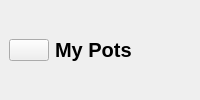
           <widget class="QWidget" name="headerFrame" native="true">
            <layout class="QHBoxLayout" name="horizontalLayout_2">
             <property name="spacing">
              <number>0</number>
             </property>
             <property name="leftMargin">
              <number>0</number>
             </property>
             <property name="topMargin">
              <number>0</number>
             </property>
             <property name="rightMargin">
              <number>0</number>
             </property>
             <property name="bottomMargin">
              <number>0</number>
             </property>
             <item alignment="Qt::AlignLeft">
              <widget class="QWidget" name="widget" native="true">
               <layout class="QHBoxLayout" name="horizontalLayout_5">
                <item>
                 <widget class="QPushButton" name="menuBtn">
                  <property name="text">
                   <string/>
                  </property>
                  <property name="icon">
                   <iconset resource="resources.qrc">
                    <normaloff>:/images/assets/images/menu.png</normaloff>:/images/assets/images/menu.png</iconset>
                  </property>
                  <property name="iconSize">
                   <size>
                    <width>24</width>
                    <height>24</height>
                   </size>
                  </property>
                 </widget>
                </item>
                <item>
                 <widget class="QLabel" name="appHeader">
                  <property name="font">
                   <font>
                    <pointsize>15</pointsize>
                    <weight>75</weight>
                    <bold>true</bold>
                   </font>
                  </property>
                  <property name="text">
                   <string>My Pots</string>
                  </property>
                 </widget>
                </item>
               </layout>
              </widget>
             </item>
            </layout>
           </widget>
